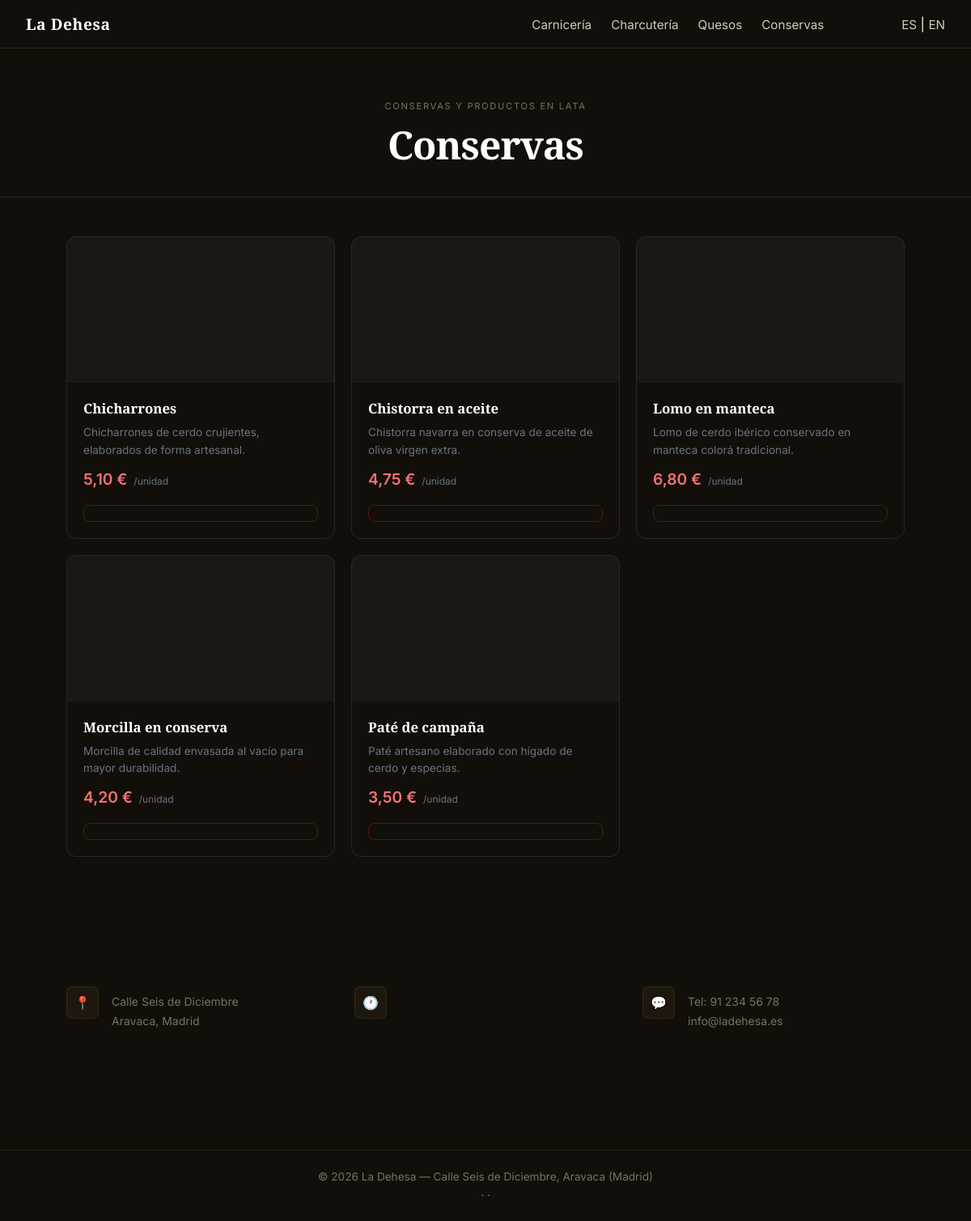
Page /app/views/catalogo/conservas.php on the earlier database version.
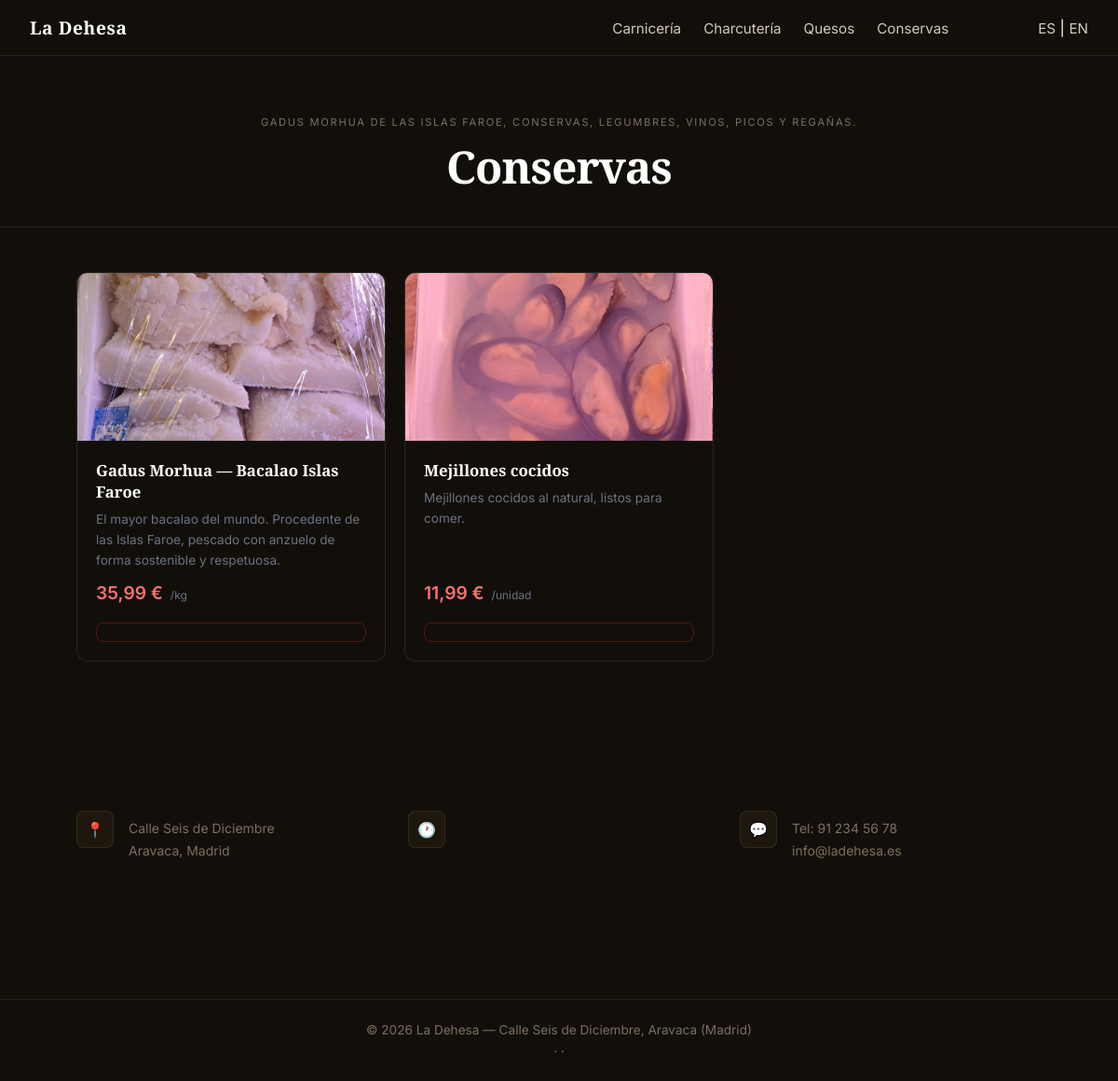
Same page on the later database version.
### tables this page shows
CREATE TABLE secciones (
    id INT UNSIGNED AUTO_INCREMENT PRIMARY KEY,
    nombre VARCHAR(100) NOT NULL,
    slug VARCHAR(100) NOT NULL UNIQUE,
    descripcion TEXT,
    orden TINYINT UNSIGNED NOT NULL DEFAULT 0
);

CREATE TABLE productos (
    id INT UNSIGNED AUTO_INCREMENT PRIMARY KEY,
    id_seccion INT UNSIGNED NOT NULL,
    nombre VARCHAR(200) NOT NULL,
    descripcion TEXT,
    precio DECIMAL(10,2) NOT NULL,
    unidad_medida ENUM('kg','g','100g','unidad','bandeja','pack','blister') NOT NULL DEFAULT 'unidad',
    stock DECIMAL(10,3) NOT NULL DEFAULT 0,
    foto VARCHAR(255),
    disponible TINYINT(1) NOT NULL DEFAULT 1,
    created_at TIMESTAMP DEFAULT CURRENT_TIMESTAMP,
    FOREIGN KEY (id_seccion) REFERENCES secciones(id) ON DELETE CASCADE
);

### app/models/Producto.php (called while the page is built, shortened)
<?php
class Producto {
    public static function seccion($pdo, $slug) {
        $stmt = $pdo->prepare("SELECT * FROM secciones WHERE slug = ? LIMIT 1");
        $stmt->execute([$slug]);
        $resultado = $stmt->fetch();
        if ($resultado) {
            return $resultado;
        }
        return null;
    }
    public static function porSeccion($pdo, $idSeccion) {
        $sql = "SELECT p.*, pr.id AS id_promo, pr.precio_promocional
                FROM productos p
                LEFT JOIN promociones pr ON pr.id_producto = p.id
                    AND pr.activa = 1
                    AND CURDATE() BETWEEN pr.fecha_inicio AND pr.fecha_fin
                WHERE p.id_seccion = ? AND p.disponible = 1
                ORDER BY p.nombre";
        $stmt = $pdo->prepare($sql);
        $stmt->execute([$idSeccion]);
        return $stmt->fetchAll();
    }
}

### app/views/catalogo/conservas.php (the view, shortened to what this page needs)
<?php
require_once __DIR__ . '/../../../config/db.php';
require_once __DIR__ . '/../../models/Producto.php';
$slug = 'conservas';
$seccion = Producto::seccion($pdo, $slug);
$productos = Producto::porSeccion($pdo, $seccion['id']);
require __DIR__ . '/../layout/header.php';
?>
<link rel="stylesheet" href="/Carniceria/crm/public/css/catalogo.css">
<div class="catalogo-header">
    <p class="secciones-tag"><?= htmlspecialchars($seccion['descripcion']) ?></p>
    <h1>Conservas</h1>
</div>
<div class="catalogo-grid">
    <?php foreach ($productos as $p): ?>
        <?php $enPromo = $p['precio_promocional'] != null; ?>
        <div class="producto-card" id="card-<?= $p['id'] ?>">
            <div class="producto-foto">
                <?php if ($p['foto']): ?>
                    <img src="/Carniceria/crm/public/img/productos/conservas/<?= htmlspecialchars($p['foto']) ?>"
                         alt="<?= htmlspecialchars($p['nombre']) ?>">
                <?php endif; ?>
            </div>
            <div class="producto-info">
                <h3><?= htmlspecialchars($p['nombre']) ?></h3>
                <p><?= htmlspecialchars($p['descripcion']) ?></p>
                <div class="producto-precio">
                    <?php if ($enPromo): ?>
                        <span class="precio-original"><?= number_format($p['precio'], 2, ',', '.') ?> €</span>
                        <span class="precio-actual"><?= number_format($p['precio_promocional'], 2, ',', '.') ?> €</span>
                    <?php else: ?>
                        <span class="precio-actual"><?= number_format($p['precio'], 2, ',', '.') ?> €</span>
                    <?php endif; ?>
                    <span class="precio-kg">/<?= htmlspecialchars($p['unidad_medida'] ?? 'unidad') ?></span>
                </div>
                <?php if ((float)$p['stock'] <= 0): ?>
                    <span class="badge-agotado">Agotado</span>
                <?php else: ?>
                <a href="/Carniceria/crm/app/views/auth/login.php" class="btn-carrito"><?= $t['anadir_carrito'] ?></a>
                <?php endif; ?>
            </div>
        </div>
    <?php endforeach; ?>
</div>
<?php require __DIR__ . '/../layout/footer.php'; ?>

### app/views/layout/header.php (shortened to what this page needs)
<?php
$idioma = $_SESSION['lang'] ?? 'es';
?>
<!DOCTYPE html>
<html lang="<?= $idioma ?>">
<head>
  <link rel="stylesheet" href="/Carniceria/crm/public/css/index.css">
</head>
<body>
<nav class="navbar">
  <div class="logo">La Dehesa</div>
  <ul class="menu">
    <li><a href="/Carniceria/crm/app/views/catalogo/carniceria.php">Carnicería</a></li>
    <li><a href="/Carniceria/crm/app/views/catalogo/charcuteria.php">Charcutería</a></li>
    <li><a href="/Carniceria/crm/app/views/catalogo/polleria.php">Quesos</a></li>
    <li><a href="/Carniceria/crm/app/views/catalogo/conservas.php">Conservas</a></li>
    <li>
      <a href="?lang=es">ES</a> | <a href="?lang=en">EN</a>
    </li>
  </ul>
</nav>

### app/views/layout/footer.php (shortened to what this page needs)
<section class="info">
  <div class="info-item">
    <div class="info-icon-wrap">📍</div>
    <div>
      <p>Calle Seis de Diciembre<br>Aravaca, Madrid</p>
    </div>
  </div>
  <div class="info-item">
    <div class="info-icon-wrap">🕐</div>
  </div>
  <div class="info-item">
    <div class="info-icon-wrap">💬</div>
    <div>
      <p>Tel: 91 234 56 78<br>info@ladehesa.es</p>
    </div>
  </div>
</section>
<footer class="footer">
  <div class="footer-content">
    <p>&copy; <?= date('Y') ?> La Dehesa &mdash; Calle Seis de Diciembre, Aravaca (Madrid)</p>
    <p>
      <a href="/Carniceria/crm/index.php#sobre-nosotros"><?= $t['sobre_tag'] ?></a> &middot;
      <a href="/Carniceria/crm/app/views/galeria/index.php"><?= $t['nav_imagenes'] ?></a> &middot;
    </p>
  </div>
</footer>
</body>
</html>

### public/css/index.css (style rules this page uses)
*, *::before, *::after { box-sizing: border-box; margin: 0; padding: 0; }
.navbar { width: 100%; background: #120f0a; padding: 1rem 2rem; color: white; display: flex; justify-content: space-between; align-items: center; box-sizing: border-box; position: fixed; top: 0; left: 0; z-index: 1000; border-bottom: 1px solid rgba(255,200,120,0.1); }
body { padding-top: 60px; }
.logo { font-weight: bold; font-size: 1.2rem; font-family: 'Playfair Display', serif; letter-spacing: 0.03em; }
.menu { display: flex; gap: 1.5rem; list-style: none; margin: 0; padding: 0; align-items: center; }
.menu li { position: relative; }
.menu a { color: #d4c9b8; text-decoration: none; font-size: 0.95rem; }
body { font-family: 'Inter', sans-serif; background: #120f0a; color: white; }
.secciones-tag { text-align: center; color: #7d6e5e; font-size: 0.7rem; letter-spacing: 0.15em; text-transform: uppercase; margin-bottom: 0.5rem; }
.info { padding: 5rem 2rem; max-width: 1100px; margin: 0 auto; display: grid; grid-template-columns: repeat(auto-fit, minmax(250px, 1fr)); gap: 2rem; }
.info-item { display: flex; gap: 1rem; }
.info-icon-wrap { width: 2.5rem; height: 2.5rem; background: rgba(255,180,80,0.05); border: 1px solid rgba(255,200,120,0.1); border-radius: 8px; display: flex; align-items: center; justify-content: center; font-size: 1rem; flex-shrink: 0; }
.info-item p { color: #7d6e5e; font-size: 0.875rem; line-height: 1.7; }
.footer { background: #120f0a; color: #7d6e5e; text-align: center; padding: 1.5rem 2rem; margin-top: 3rem; font-size: 0.85rem; border-top: 1px solid rgba(255,200,120,0.08); }
.footer-content { display: flex; flex-direction: column; gap: 0.4rem; }

### public/css/catalogo.css (style rules this page uses)
.catalogo-header { text-align: center; padding: 4rem 2rem 2rem; border-bottom: 1px solid rgba(255,255,255,0.1); }
.catalogo-header h1 { font-family: 'Playfair Display', serif; font-size: clamp(2rem, 5vw, 3rem); font-weight: 600; letter-spacing: -0.02em; margin-top: 0.5rem; }
.catalogo-grid { display: grid; grid-template-columns: repeat(auto-fill, minmax(260px, 1fr)); gap: 1.25rem; max-width: 1100px; margin: 0 auto; padding: 3rem 2rem 5rem; }
.producto-card { border: 1px solid rgba(255,255,255,0.1); border-radius: 12px; overflow: hidden; display: flex; flex-direction: column; transition: border-color 0.2s, background 0.2s; }
.producto-foto { background: rgba(255,255,255,0.04); height: 180px; display: flex; align-items: center; justify-content: center; position: relative; overflow: hidden; }
.producto-foto img { width: 100%; height: 100%; object-fit: cover; }
.producto-info { padding: 1.25rem; display: flex; flex-direction: column; flex: 1; gap: 0.5rem; }
.producto-info h3 { font-family: 'Playfair Display', serif; font-size: 1.05rem; font-weight: 600; }
.producto-info p { color: #6b7280; font-size: 0.85rem; line-height: 1.6; flex: 1; }
.producto-precio { display: flex; align-items: baseline; gap: 0.5rem; margin-top: 0.25rem; }
.precio-actual { font-size: 1.2rem; font-weight: 600; color: #f87171; }
.precio-kg { font-size: 0.75rem; color: #6b7280; }
.btn-carrito { margin-top: 0.75rem; width: 100%; background: transparent; border: 1px solid rgba(153,27,27,0.5); color: #f87171; font-size: 0.875rem; font-weight: 500; padding: 0.6rem 1rem; border-radius: 8px; cursor: pointer; transition: background 0.2s, border-color 0.2s; }

Differences in the rows shown:
no longer on this page (row edited): productos: nombre "Chicharrones", descripcion "Chicharrones de cerdo crujientes, elaborados de forma artesanal.", precio "5,10", unidad_medida "unidad"
no longer on this page (row edited): productos: nombre "Chistorra en aceite", descripcion "Chistorra navarra en conserva de aceite de oliva virgen extra.", precio "4,75", unidad_medida "unidad"
no longer on this page (row edited): productos: nombre "Lomo en manteca", descripcion "Lomo de cerdo ibérico conservado en manteca colorá tradicional.", precio "6,80", unidad_medida "unidad"
no longer on this page (row edited): productos: nombre "Morcilla en conserva", descripcion "Morcilla de calidad envasada al vacío para mayor durabilidad.", precio "4,20", unidad_medida "unidad"
no longer on this page (row edited): productos: nombre "Paté de campaña", descripcion "Paté artesano elaborado con hígado de cerdo y especias.", precio "3,50", unidad_medida "unidad"
changed secciones: descripcion "CONSERVAS Y PRODUCTOS EN LATA" → "GADUS MORHUA DE LAS ISLAS FAROE, CONSERVAS, LEGUMBRES, VINOS, PICOS Y REGAÑAS."
added productos: foto (picture), nombre "Gadus Morhua — Bacalao Islas Faroe", descripcion "El mayor bacalao del mundo. Procedente de las Islas Faroe, pescado con anzuelo de forma sostenible y respetuosa.", precio "35,99", unidad_medida "kg"
added productos: foto (picture), nombre "Mejillones cocidos", descripcion "Mejillones cocidos al natural, listos para comer.", precio "11,99", unidad_medida "unidad"
